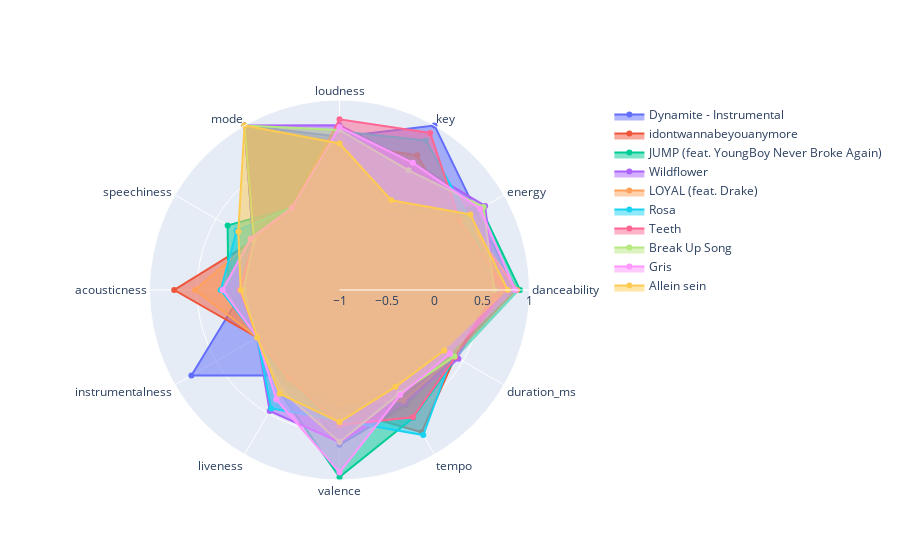

Notebook source saved alongside this figure:
### Code cell
#non hit songs
categories = ['danceability', 'energy','key','loudness', 'mode', 'speechiness', 'acousticness', 
              'instrumentalness', 'liveness', 'valence', 'tempo', 'duration_ms']

fig = go.Figure()
fig.add_trace(go.Scatterpolar(
      r=new_data.iloc[1398],
      theta=categories,
      fill='toself',
      name=clean_data.iloc[1399,0]
))
fig.add_trace(go.Scatterpolar(
      r=new_data.iloc[1399],
      theta=categories,
      fill='toself',
      name=clean_data.iloc[1400,0]
))
fig.add_trace(go.Scatterpolar(
      r=new_data.iloc[1400],
      theta=categories,
      fill='toself',
      name=clean_data.iloc[1401,0]
))
fig.add_trace(go.Scatterpolar(
      r=new_data.iloc[1401],
      theta=categories,
      fill='toself',
      name=clean_data.iloc[1402,0]
))

fig.add_trace(go.Scatterpolar(
      r=new_data.iloc[1402],
      theta=categories,
      fill='toself',
      name=clean_data.iloc[1403,0]
))

fig.add_trace(go.Scatterpolar(
      r=new_data.iloc[1403],
      theta=categories,
      fill='toself',
      name=clean_data.iloc[1404,0]
))
fig.add_trace(go.Scatterpolar(
      r=new_data.iloc[1404],
      theta=categories,
      fill='toself',
      name=clean_data.iloc[1405,0]
))

fig.add_trace(go.Scatterpolar(
      r=new_data.iloc[1405],
      theta=categories,
      fill='toself',
      name=clean_data.iloc[1406,0]
))

fig.add_trace(go.Scatterpolar(
      r=new_data.iloc[1406],
      theta=categories,
      fill='toself',
      name=clean_data.iloc[1407,0]
))

fig.add_trace(go.Scatterpolar(
      r=new_data.iloc[1407],
      theta=categories,
      fill='toself',
      name=clean_data.iloc[1408,0]
))

fig.update_layout(
  polar=dict(
    radialaxis=dict(
      visible=True,
      range=[-1, 1]
    )),
  showlegend=True
)

fig.show()

### Figure 1 — Plotly figure (JSON) as saved in the notebook; plotly's stock layout.template omitted (floating-point values rounded to 4 significant figures)
{"data": [{"fill": "toself", "name": "Dynamite - Instrumental", "r": [0.86, 0.66, 1, 0.6135, 1, 0.05, 0.01, 0.8, 0.04, 0.63, 0.4, 0.3945], "theta": ["danceability", "energy", "key", "loudness", "mode", "speechiness", "acousticness", "instrumentalness", "liveness", "valence", "tempo", "duration_ms"], "type": "scatterpolar"}, {"fill": "toself", "name": "idontwannabeyouanymore", "r": [0.48, 0.41, 0.6364, 0.5456, 1, 0.04, 0.74, 0, 0.12, 0.25, 0.7293, 0.4057], "theta": ["danceability", "energy", "key", "loudness", "mode", "speechiness", "acousticness", "instrumentalness", "liveness", "valence", "tempo", "duration_ms"], "type": "scatterpolar"}, {"fill": "toself", "name": "JUMP (feat. YoungBoy Never Broke Again)", "r": [0.9, 0.72, 0, 0.6459, 0, 0.36, 0.17, 0, 0.25, 0.97, 0.553, 0.4257], "theta": ["danceability", "energy", "key", "loudness", "mode", "speechiness", "acousticness", "instrumentalness", "liveness", "valence", "tempo", "duration_ms"], "type": "scatterpolar"}, {"fill": "toself", "name": "Wildflower", "r": [0.64, 0.77, 0.5455, 0.7343, 1, 0.05, 0.17, 0, 0.47, 0.6, 0.3706, 0.4454], "theta": ["danceability", "energy", "key", "loudness", "mode", "speechiness", "acousticness", "instrumentalness", "liveness", "valence", "tempo", "duration_ms"], "type": "scatterpolar"}, {"fill": "toself", "name": "LOYAL (feat. Drake)", "r": [0.87, 0.53, 0, 0.6418, 0, 0.05, 0.52, 0, 0.09, 0.2, 0.3469, 0.3926], "theta": ["danceability", "energy", "key", "loudness", "mode", "speechiness", "acousticness", "instrumentalness", "liveness", "valence", "tempo", "duration_ms"], "type": "scatterpolar"}, {"fill": "toself", "name": "Rosa", "r": [0.65, 0.56, 0.8182, 0.6705, 0, 0.25, 0.25, 0, 0.44, 0.37, 0.7635, 0.3736], "theta": ["danceability", "energy", "key", "loudness", "mode", "speechiness", "acousticness", "instrumentalness", "liveness", "valence", "tempo", "duration_ms"], "type": "scatterpolar"}, {"fill": "toself", "name": "Teeth", "r": [0.75, 0.46, 0.9091, 0.7963, 0, 0.04, 0.05, 0, 0.07, 0.42, 0.5467, 0.4088], "theta": ["danceability", "energy", "key", "loudness", "mode", "speechiness", "acousticness", "instrumentalness", "liveness", "valence", "tempo", "duration_ms"], "type": "scatterpolar"}, {"fill": "toself", "name": "Break Up Song", "r": [0.63, 0.75, 0.4545, 0.6846, 1, 0.04, 0.01, 0, 0.22, 0.6, 0.2595, 0.3981], "theta": ["danceability", "energy", "key", "loudness", "mode", "speechiness", "acousticness", "instrumentalness", "liveness", "valence", "tempo", "duration_ms"], "type": "scatterpolar"}, {"fill": "toself", "name": "Gris", "r": [0.85, 0.71, 0.5455, 0.716, 0, 0.08, 0.23, 0, 0.33, 0.92, 0.2772, 0.3427], "theta": ["danceability", "energy", "key", "loudness", "mode", "speechiness", "acousticness", "instrumentalness", "liveness", "valence", "tempo", "duration_ms"], "type": "scatterpolar"}, {"fill": "toself", "name": "Allein sein", "r": [0.77, 0.59, 0.09091, 0.5424, 1, 0.23, 0.04, 0, 0.26, 0.39, 0.1771, 0.2742], "theta": ["danceability", "energy", "key", "loudness", "mode", "speechiness", "acousticness", "instrumentalness", "liveness", "valence", "tempo", "duration_ms"], "type": "scatterpolar"}], "layout": {"polar": {"radialaxis": {"range": [-1, 1], "visible": true}}, "showlegend": true}}
